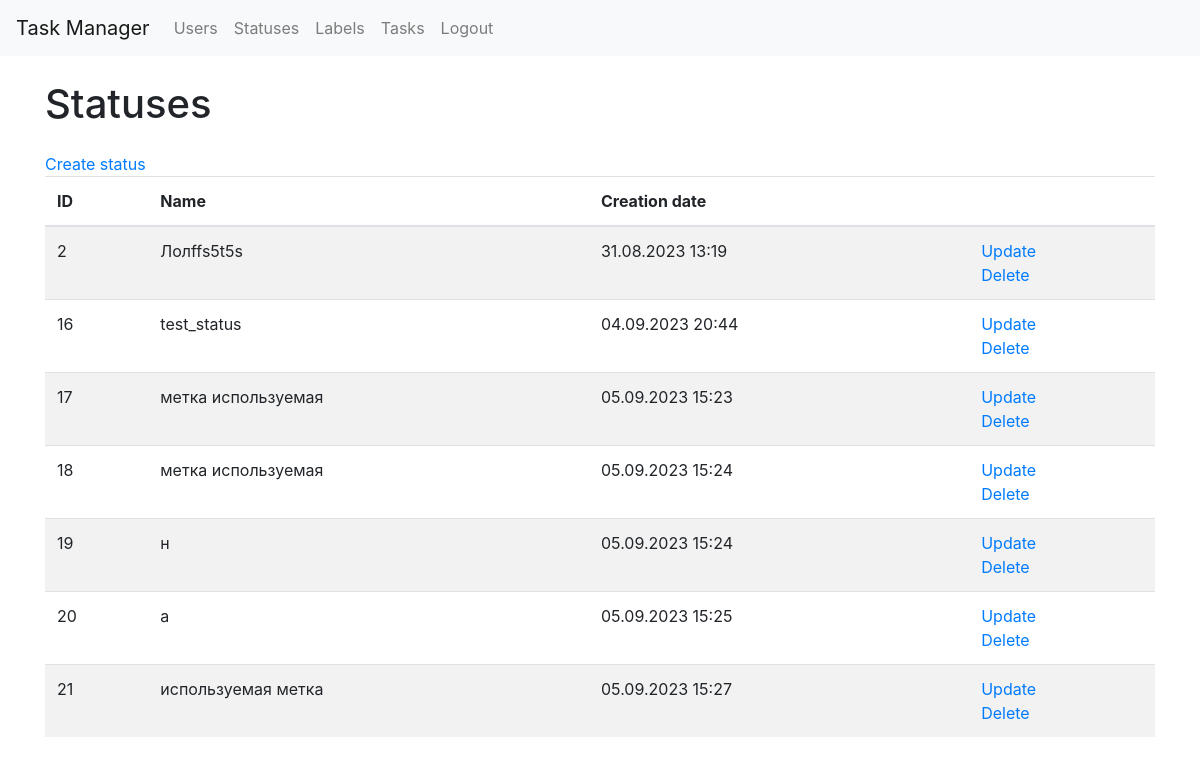
/statuses/ (signed in), run on the app's committed database.
### statuses/models.py (models this page shows, shortened)
class Status(models.Model):
    name = models.CharField(
        max_length=100,
        db_index=True,
        verbose_name="Статус"
    )
    created_at = models.DateTimeField(
        auto_now_add=True,
        verbose_name="Время создания"
    )
    updated_at = models.DateTimeField(
        auto_now=True,
        verbose_name="Время изменения"
    )
    class Meta:
        verbose_name = 'Статус'
        verbose_name_plural = 'Статусы'
        ordering = ['id']

### statuses/views.py (the view)
# urls.py: path('', StatusesList.as_view(), name="statuses_list"),
class StatusesList(LoginRequiredMixin, DataMixin, ListView):
    model = Status
    template_name = "statuses/statuses_list.html"
    context_object_name = "statuses"
    def get_context_data(self, *, object_list=None, **kwargs):
        context = super().get_context_data(**kwargs)
        c_def = self.get_user_context(title=_("Statuses"))
        return context | c_def
    def get_queryset(self):
        return Status.objects.all()

### task_manager/utils.py (called while the page is built)
    def get_user_context(self, **kwargs):
        context = kwargs
        user_menu = menu.copy()
        if self.request.user.is_authenticated:
            user_menu.pop(4)
            user_menu.pop(4)
        if not self.request.user.is_authenticated:
            user_menu.pop(1)
            user_menu.pop(1)
            user_menu.pop(1)
            user_menu.pop(3)
        context['menu'] = user_menu
        return context

### task_manager/templates/statuses/statuses_list.html (shortened to what this page needs)
{% extends 'layout.html' %}
{% load bootstrap4 %}
{% block content %}
{% load i18n %}
<div class="container wrapper flex-grow-1">
    <h1 class="my-4">{% trans "Statuses" %}</h1>
    <a class=nav-link" href="{% url "statuses_create" %}"> {% trans "Create status" %} </a>
    <table class="table table-striped">
        <thead>
            <tr>
                <th>ID</th>
                <th>{% trans "Name" %}</th>
                <th>{% trans "Creation date" %}</th>
                <th></th>
            </tr>
        </thead>
        <tbody>
            {% for status in statuses %}
            <tr>
                <td> {{ status.id }} </td>
                <td> {{ status.name }} </td>
                <td> {{ status.created_at|date:"d.m.Y H:i" }} </td>
                <td>
                    <a href="{% url "statuses_update" status.id %}">{% trans "Update" %}</a>
                    <br>
                    <a href="{% url "statuses_delete" status.id %}">{% trans "Delete" %}</a>
                </td>
            </tr>
            {% endfor %}
        </tbody>
    </table>
</div>
{% endblock %}

### data on the page
Status: id "2", name "Лолffs5t5s", created_at "31.08.2023 13:19"
Status: id "16", name "test_status", created_at "04.09.2023 20:44"
Status: id "17", name "метка используемая", created_at "05.09.2023 15:23"
Status: id "18", name "метка используемая", created_at "05.09.2023 15:24"
Status: id "19", name "н", created_at "05.09.2023 15:24"
Status: id "20", name "а", created_at "05.09.2023 15:25"
Status: id "21", name "используемая метка", created_at "05.09.2023 15:27"

### other printed values
{{ menu_tag.title }} "Users" "Statuses" "Labels" "Tasks" "Logout"
